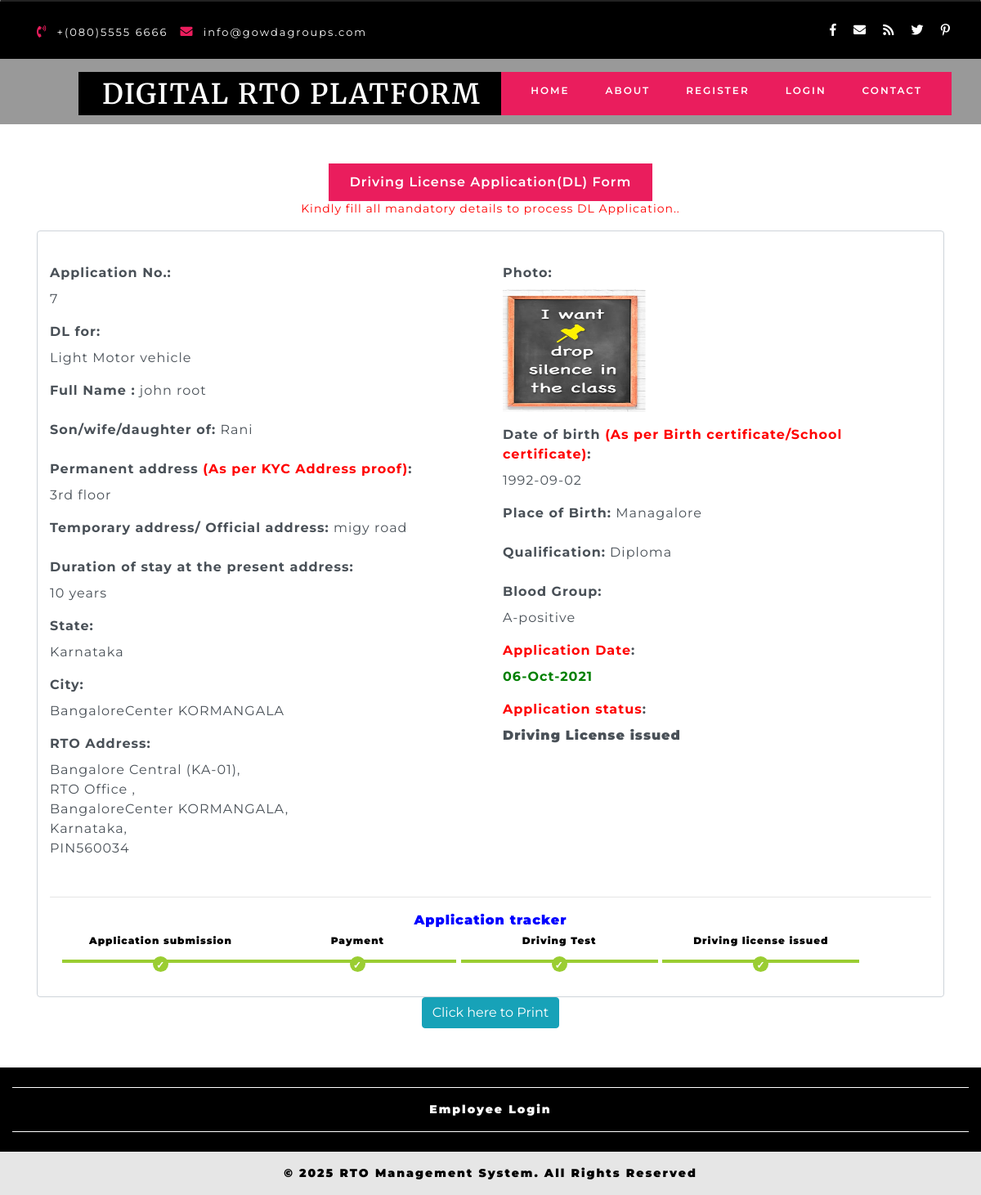
/DIGITALRTOPLATFORM/dlview.php?insid=7, run on the app's committed database.
### tables this page shows
CREATE TABLE `drivinglicense` (
  `drivinglicenseid` int(10) NOT NULL,
  `enrollerid` int(10) NOT NULL,
  `llrid` int(10) NOT NULL,
  `dltype` varchar(50) NOT NULL,
  `stateid` int(10) NOT NULL,
  `cityid` int(10) NOT NULL,
  `vehicletypeid` varchar(50) NOT NULL,
  `photo` varchar(100) NOT NULL,
  `name` varchar(50) NOT NULL,
  `swdof` varchar(50) NOT NULL,
  `paddr` text NOT NULL,
  `taddr` text NOT NULL,
  `paddrduration` varchar(50) NOT NULL,
  `dob` date NOT NULL,
  `birthplace` varchar(25) NOT NULL,
  `qualification` varchar(50) NOT NULL,
  `identificationmarks` varchar(50) NOT NULL,
  `bloodgroup` varchar(10) NOT NULL,
  `previousdl` varchar(50) NOT NULL,
  `applicationdate` date NOT NULL,
  `testdate` date NOT NULL,
  `startdate` date NOT NULL,
  `enddate` date NOT NULL,
  `dlno` varchar(25) NOT NULL,
  `document` varchar(100) NOT NULL,
  `note` text NOT NULL,
  `status` varchar(25) NOT NULL
);

CREATE TABLE `vehicletype` (
  `vehicletypeid` int(10) NOT NULL,
  `vehicletype` varchar(25) NOT NULL,
  `description` text NOT NULL,
  `llrcost` float(100,2) NOT NULL,
  `dlcost` double(100,2) NOT NULL,
  `vehicleregcost` double(100,2) NOT NULL,
  `addresschangecost` double(100,2) NOT NULL,
  `dlrenewalcost` double(100,2) NOT NULL,
  `status` varchar(10) NOT NULL
);

CREATE TABLE `branch` (
  `branchid` int(10) NOT NULL,
  `branchname` varchar(25) NOT NULL,
  `branchaddress` text NOT NULL,
  `cityid` int(10) NOT NULL,
  `pin` varchar(10) NOT NULL,
  `stateid` int(10) NOT NULL,
  `status` varchar(10) NOT NULL
);

CREATE TABLE `city` (
  `cityid` int(10) NOT NULL,
  `city` varchar(50) NOT NULL,
  `stateid` int(10) NOT NULL,
  `citycode` varchar(10) NOT NULL,
  `discription` text NOT NULL,
  `status` varchar(10) NOT NULL
);

CREATE TABLE `state` (
  `stateid` int(10) NOT NULL,
  `state` varchar(50) NOT NULL,
  `statecode` varchar(10) NOT NULL,
  `discription` text NOT NULL,
  `status` varchar(10) NOT NULL
);

### DIGITALRTOPLATFORM/dlview.php (the view, shortened to what this page needs)
<?php
include("header.php");
$sqledit ="SELECT * FROM drivinglicense WHERE drivinglicenseid='$_GET[insid]'";
$qsqledit = mysqli_query($con,$sqledit);
$rsedit = mysqli_fetch_array($qsqledit);
?>
      <div class="slider">
        <div class="callbacks_container">
          <ul class="rslides" id="slider4">
            <li style="background-color:black;height:150px;">
            </li>
			</ul>
        </div>
      </div>
    </div>
	<section class="about" id="about">
      <div class="container py-lg-5 py-md-5 py-sm-4 py-3">
        <div id="horizontalTab">
          <ul class="resp-tabs-list justify-content-center">
            <li data-blast="bgColor">Driving License Application(DL) Form</li>
			<p class="mb-3" style="color:red;">Kindly fill all mandatory details to process DL Application..</p>
          </ul>
<form action="" method="post" enctype="multipart/form-data">
          <div class="resp-tabs-container  form-control" style="padding:15px;">
			<div class="tab1">
              <div class="row mt-lg-4 mt-3 ">
                <div class="col-md-6 about-txt-img ">
    <div class="form-group">
      <label for="email" style="font-weight: bold;">Application No.:</label><br>
	<?php
	echo $rsedit['drivinglicenseid'];
	?>
    </div>
    <div class="form-group">
      <label for="email" style="font-weight: bold;">DL for:</label><br>
	 <?php
	 $arrvehicletypes = unserialize($rsedit['vehicletypeid']);
	foreach($arrvehicletypes as $vtype)
	{
		$sqlvehicletype = "SELECT * FROM vehicletype WHERE vehicletypeid='$vtype'";
		$qsqlvehicletype = mysqli_query($con,$sqlvehicletype);
		$rsvehicletype = mysqli_fetch_array($qsqlvehicletype);
		echo $rsvehicletype['vehicletype']."<br>";
	}
	?>
    </div>
	<div class="form-group">
      <label for="email" style="font-weight: bold;">Full Name :</label>
      <?php echo $rsedit['name']; ?>
    </div>
	<div class="form-group">
      <label for="email" style="font-weight: bold;">Son/wife/daughter of:</label>
      <?php echo $rsedit['swdof']; ?>
    </div>
	<div class="form-group">
      <label for="email" style="font-weight: bold;">Permanent address <span style="color:red;">(As per KYC Address proof)</span>:</label><br><?php echo $rsedit['paddr']; ?>
    </div>
	<div class="form-group">
      <label for="email" style="font-weight: bold;">Temporary address/ Official address:</label>
	  <?php echo $rsedit['taddr']; ?>
    </div>
	<div class="form-group">
      <label for="email" style="font-weight: bold;">Duration of stay at the present address:</label><br>
      <?php echo $rsedit['paddrduration']; ?> years
    </div>
	<div class="form-group">
      <label for="email" style="font-weight: bold;">State:</label>
		<?php
			$sqlstateid ="SELECT * FROM state WHERE status='Active'";
			$qsqlstateid = mysqli_query($con,$sqlstateid);
			while($rsstateid = mysqli_fetch_array($qsqlstateid) )
			{
				if($rsstateid['stateid'] == $rsedit['stateid'])
				{
				echo "<option value='$rsstateid[stateid]' selected>$rsstateid[state]</option>";
				}
			}
		?>
    </div>
	<div class="form-group" id="ajaxcity">
      <label for="email" style="font-weight: bold;">City:</label>
			<?php
				$sqlstateid ="SELECT * FROM city WHERE status='Active'";
				$qsqlstateid = mysqli_query($con,$sqlstateid);
				while($rsstateid = mysqli_fetch_array($qsqlstateid) )
				{
					if($rsstateid['cityid'] == $rsedit['cityid'])
					{
					echo "<option value='$rsstateid[cityid]' selected>$rsstateid[city]</option>";
					}
				}
			?>
    </div>
	<div class="form-group" id="ajaxcity">
      <label for="email" style="font-weight: bold;">RTO Address:</label><br>
	  <?php
	$sqlbranch= "SELECT branch.*,state.*,city.* FROM branch LEFT JOIN state ON branch.stateid=state.stateid LEFT JOIN city ON city.cityid=branch.cityid WHERE branch.stateid='$rsedit[stateid]' AND branch.cityid='$rsedit[cityid]'";
	$qsqlbranch = mysqli_query($con,$sqlbranch);
	$rsbranch = mysqli_fetch_array($qsqlbranch);
	echo $rsbranch['branchname'] . ",<br>" . $rsbranch['branchaddress']. ",<br>" . $rsbranch['city'] . ",<br>" . $rsbranch['state'] . ",<br>PIN" . $rsbranch['pin'];
	?>
    </div>
                </div>
                <div class="col-md-6 latest-list">
                  <div class="about-jewel-agile-left">
                    <p>
    <div class="form-group">
      <label for="email" style="font-weight: bold;">Photo:</label><br>
		<img src="dlphoto/<?php echo $rsedit['photo']; ?>" id="imagePreview" style="width:175px;height:150px;" >
    </div>
	<div class="form-group">
      <label for="email" style="font-weight: bold;">Date of birth <span style="color:red;">(As per Birth  certificate/School  certificate)</span>:</label>
      <?php echo $rsedit['dob']; ?>
    </div>
	<div class="form-group">
      <label for="email" style="font-weight: bold;">Place of Birth:</label>
      <?php echo $rsedit['birthplace']; ?>
    </div>
	<div class="form-group">
      <label for="email" style="font-weight: bold;">Qualification:</label>
      <?php echo $rsedit['qualification']; ?>
    </div>
	<div class="form-group">
      <label for="email" style="font-weight: bold;">Blood Group:</label>
			<?php
				$arr = array("O-positive","O-negative","A-positive","A-negative","B-positive","B-negative","AB-positive","AB-negative","Others");
				foreach($arr as $val)
				{
					if($rsedit['bloodgroup'] == $val)
					{
					echo "<option value='$val' selected>$val</option>";
					}
				}
			?>
    </div>
	<?php
	if(isset($_SESSION["empid"]))
	{
	?>
	<div class="form-group">
      <label for="email" style="font-weight: bold;">Upload SSLC Marks sheet:</label><br>
	  <a download href="dlmarksheet/<?php echo  $rsedit['identificationmarks']; ?>" style="color:red;">Download</a>
    </div>
	<div class="form-group">
      <label for="email" style="font-weight: bold;">ID Proof <span style="color:red;">(As per KYC Address proof)</span>:</label><br>
	  <a download  href="dldocument/<?php echo $rsedit['document']; ?>" style="color:red;">Download</a>
    </div>
	<div class="form-group">
      <label for="email" style="font-weight: bold;"><span style="color:red;">Application Date</span>:</label><br>
	  <?php
		echo "<lable style='color:green'><b>". date("d-M-Y",strtotime($rsedit['applicationdate']. ' + 30 days')) . " </label><b/>";
	  ?>
    </div>
	<div class="form-group">
      <label for="email" style="font-weight: bold;"><span style="color:red;">Application status</span>:</label><br>
	    <?php echo $rsedit['status']; ?>
    </div>
	<?php
	if($rsedit['status'] != "Driving License issued" )
	{
	?>
	<div class="form-group">
      <label for="email" style="font-weight: bold;"><span style="color:red;">Update Application status</span>:</label><br>
		<button type="button" class="btn btn-info btn-lg" data-toggle="modal" data-target="#myModal">Update</button>
    </div>
	<?php
	}
	?>
	<?php
	}
	else
	{
	?>
	<div class="form-group">
      <label for="email" style="font-weight: bold;"><span style="color:red;">Application Date</span>:</label><br>
	  <?php
		echo "<lable style='color:green'><b>". date("d-M-Y",strtotime($rsedit['applicationdate']. ' + 30 days')) . " </label><b/>";
	  ?>
    </div>
	<div class="form-group">
      <label for="email" style="font-weight: bold;"><span style="color:red;">Application status</span>:</label><br>
	    <?php echo $rsedit['status']; ?>
    </div>
	<?php
	}
	?>
  </form>
                  </div>
                </div>
<hr>
<div class="container">
<center><font style="color:blue;">Application tracker</font></center>
  <ol class="progress-meter">
    <li class="progress-point done">Application submission</li><li class="progress-point done">Payment</li>
	<li
	<?php
	if($rsedit['status'] == "Rejected" )
	{
		echo " style='color:red;border-bottom-color: red;' ";
	}
	?>
 class="progress-point
	<?php
	if($rsedit['status'] == "Approved" || $rsedit['status'] == "Driving License issued" )
	{
	echo " done ";
	}
	else
	{
	echo " todo";
	}
	?>
	" >Driving Test</li>
	<li 	<?php
	if($rsedit['status'] == "Rejected" )
	{
		echo " style='color:red;border-bottom-color: red;' ";
	}
	?> class="progress-point
	<?php
	if($rsedit['status'] == "Driving License issued" )
	{
	echo " done ";
	}
	else
	{
	echo " todo";
	}
	?>
	">Driving license issued</li>
  </ol>
</div>
    <center><button type="button" name="button" class="btn btn-info" onclick="printDiv('about')">Click here to Print</button></center>
    </section>
<?php
include("footer.php");
?>

### DIGITALRTOPLATFORM/header.php (shortened to what this page needs)
<!DOCTYPE html>
<html lang="zxx">
  <head>
    <link href="css/bootstrap.min.css" rel="stylesheet" type="text/css" media="all">
    <link href="css/fontawesome-all.min.css" rel="stylesheet" type="text/css" media="all">
    <link href="css/blast.min.css" rel="stylesheet" />
    <link rel="stylesheet" type="text/css" href="css/style10.css" />
    <link href="css/style.css" rel='stylesheet' type='text/css' media="all">
    <link href="css/validationcss.css" rel='stylesheet' type='text/css' media="all">
	<link href="css/jquery.dataTables.min.css" rel='stylesheet' type='text/css' media="all">
  </head>
  <body>
    <div class="blast-box">
    </div>
    <div class="header-outs" id="header">
      <div class="header-w3layouts">
        <div class="container">
          <div class="row headder-contact">
            <div class="col-lg-6 col-md-7 col-sm-9 info-contact-agile">
              <ul>
                <li>
                  <span class="fas fa-phone-volume" ></span>
                  <p>+(080)5555 6666</p>
                </li>
                <li>
                  <span class="fas fa-envelope"></span>
                  <p><a href="mailto:info@example.com">info@gowdagroups.com</a></p>
                </li>
              </ul>
            </div>
            <div class="col-lg-6 col-md-5 col-sm-3 icons px-0">
              <ul>
                <li><a href="#"><span class="fab fa-facebook-f"></span></a></li>
                <li><a href="#"><span class="fas fa-envelope"></span></a></li>
                <li><a href="#"><span class="fas fa-rss"></span></a></li>
                <li><a href="#"><span class="fab fa-twitter"></span></a></li>
                <li><a href="#"><span class="fab fa-pinterest-p"></span></a></li>
              </ul>
            </div>
          </div>
        </div>
        <nav class="navbar navbar-expand-lg navbar-light">
          <div class="hedder-up">
            <h1 ><a href="index.php" class="navbar-brand" data-blast="color">DIGITAL RTO PLATFORM</a></h1>
          </div>
          <div class="headdser-nav-color" data-blast="bgColor">
            <div class="collapse navbar-collapse justify-content-end" id="navbarSupportedContent">
<ul class="navbar-nav ">
	<li class="nav-item   <?php
	  if(basename($_SERVER['PHP_SELF']) =="index.php")
	  {
		  echo " active ";
	  }
		?>">
	  <a class="nav-link" href="index.php">Home</a>
	</li>
	<li class="nav-item   <?php
	  if(basename($_SERVER['PHP_SELF']) =="about.php")
	  {
		  echo " active ";
	  }
		?>" >
	  <a href="about.php" class="nav-link" >About</a>
	</li>
	<?php
	if(isset($_SESSION["enrollerid"]))
	{
	?>
	<li class="nav-item   <?php
	  if(basename($_SERVER['PHP_SELF']) =="userpanel.php")
	  {
		  echo " active ";
	  }
		?>">
	  <a href="userpanel.php" class="nav-link">My&nbsp;Account</a>
	</li>
	<li class="nav-item   <?php
	  if(basename($_SERVER['PHP_SELF']) =="logout.php")
	  {
		  echo " active ";
	  }
		?>">
	  <a href="logout.php" class="nav-link">Logout</a>
	</li>
	<?php
	}
	else
	{
	?>
	<li class="nav-item   <?php
	  if(basename($_SERVER['PHP_SELF']) =="userregister.php")
	  {
		  echo " active ";
	  }
		?>">
	  <a href="userregister.php" class="nav-link">Register</a>
	</li>
	<li class="nav-item   <?php
	  if(basename($_SERVER['PHP_SELF']) =="userlogin.php")
	  {
		  echo " active ";
	  }
		?>">
	  <a href="userlogin.php" class="nav-link">login</a>
	</li>
	<?php
	}
	?>
	<li class="nav-item   <?php
	  if(basename($_SERVER['PHP_SELF']) =="contact.php")
	  {
		  echo " active ";
	  }
		?>">
	  <a href="contact.php" class="nav-link">Contact</a>
	</li>
</ul>
            </div>
          </div>
        </nav>
      </div>

### DIGITALRTOPLATFORM/footer.php (shortened to what this page needs)
	<?php
	if(!isset($_SESSION["empid"]))
	{
			if(!isset($_SESSION["enrollerid"]))
			{
	?>
	<div class="nav-footer py-sm-4 py-3">
      <div class="container-fluid">
        <div class="buttom-nav ">
          <nav class="border-line py-2">
            <ul class="nav justify-content-center">
              <li class="nav-item active">
                <a class="nav-link" href="emplogin.php">Employee Login <span class="sr-only">(current)</span></a>
              </li>
            </ul>
          </nav>
        </div>
      </div>
    </div>
	<?php
			}
	}
	?>
    <footer class="py-3">
      <div class="container">
        <div class="copy-agile-right text-center">
          <p>
            © <?php echo date('Y'); ?> RTO Management System. All Rights Reserved
          </p>
        </div>
      </div>
    </footer>
</html>

### DIGITALRTOPLATFORM/dlview.php (style rules this page uses)
.progress-meter { padding: 0; }
ol.progress-meter { padding-bottom: 9.5px; list-style-type: none; }
ol.progress-meter li { display: inline-block; text-align: center; text-indent: -19px; height: 36px; width: 22.99%; font-size: 12px; border-bottom-width: 4px; border-bottom-style: solid; }
ol.progress-meter li:before { position: relative; float: left; text-indent: 0; left: -webkit-calc(50% - 9.5px); left: -moz-calc(50% - 9.5px); left: -ms-calc(50% - 9.5px); left: -o-calc(50% - 9.5px); left: calc(50% - 9.5px); }
ol.progress-meter li.done { font-size: 12px; }
ol.progress-meter li.done:before { content: "\2713"; height: 19px; width: 19px; line-height: 21.85px; bottom: -28.175px; border: none; border-radius: 19px; }
ol.progress-meter li.done { color: black; border-bottom-color: yellowgreen; }
ol.progress-meter li.done:before { color: white; background-color: yellowgreen; }

### data on the page
drivinglicense: drivinglicenseid "7", name "john root", swdof "Rani", paddr "3rd floor", taddr "migy road", paddrduration "10", photo (picture), dob "1992-09-02", birthplace "Managalore", qualification "Diploma", applicationdate "06-Oct-2021", status "Driving License issued"
vehicletype: vehicletype "Light Motor vehicle"
branch: branchname "Bangalore Central (KA-01)", branchaddress "RTO Office", cityid.city "BangaloreCenter KORMANGALA", stateid.state "Karnataka", pin "560034"
